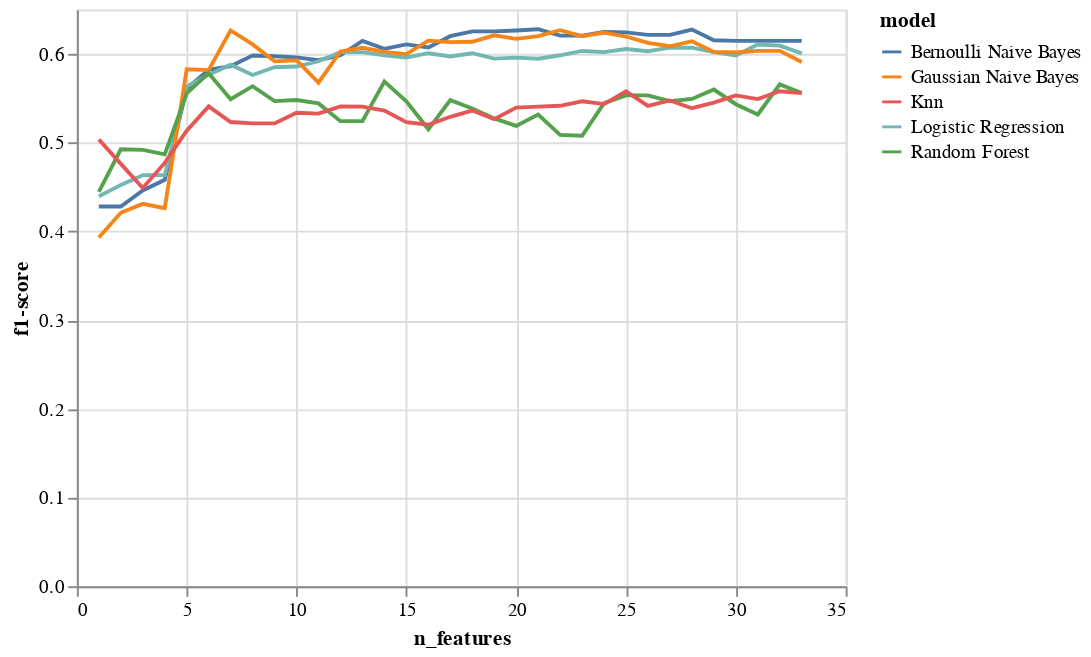

Notebook source saved alongside this figure:
### Code cell
alt.Chart(model_perf_nfeatures_smote).mark_line().encode(
    x='n_features:Q',
    y='f1-score:Q',
    color='model:N',
)

### Figure 1 — Vega-Lite specification as saved in the notebook (floating-point values rounded to 4 significant figures; data arrays with more than 128 entries replaced by an {"elided": "..."} marker saying what was removed)
{"config": {"view": {"continuousWidth": 400, "continuousHeight": 300}}, "data": {"name": "data-e7080c38362ea4659414108fce49c202"}, "mark": "line", "encoding": {"color": {"field": "model", "type": "nominal"}, "x": {"field": "n_features", "type": "quantitative"}, "y": {"field": "f1-score", "type": "quantitative"}}, "$schema": "https://vega.github.io/schema/vega-lite/v4.17.0.json", "datasets": {"data-e7080c38362ea4659414108fce49c202": {"elided": "165 records"}}}
